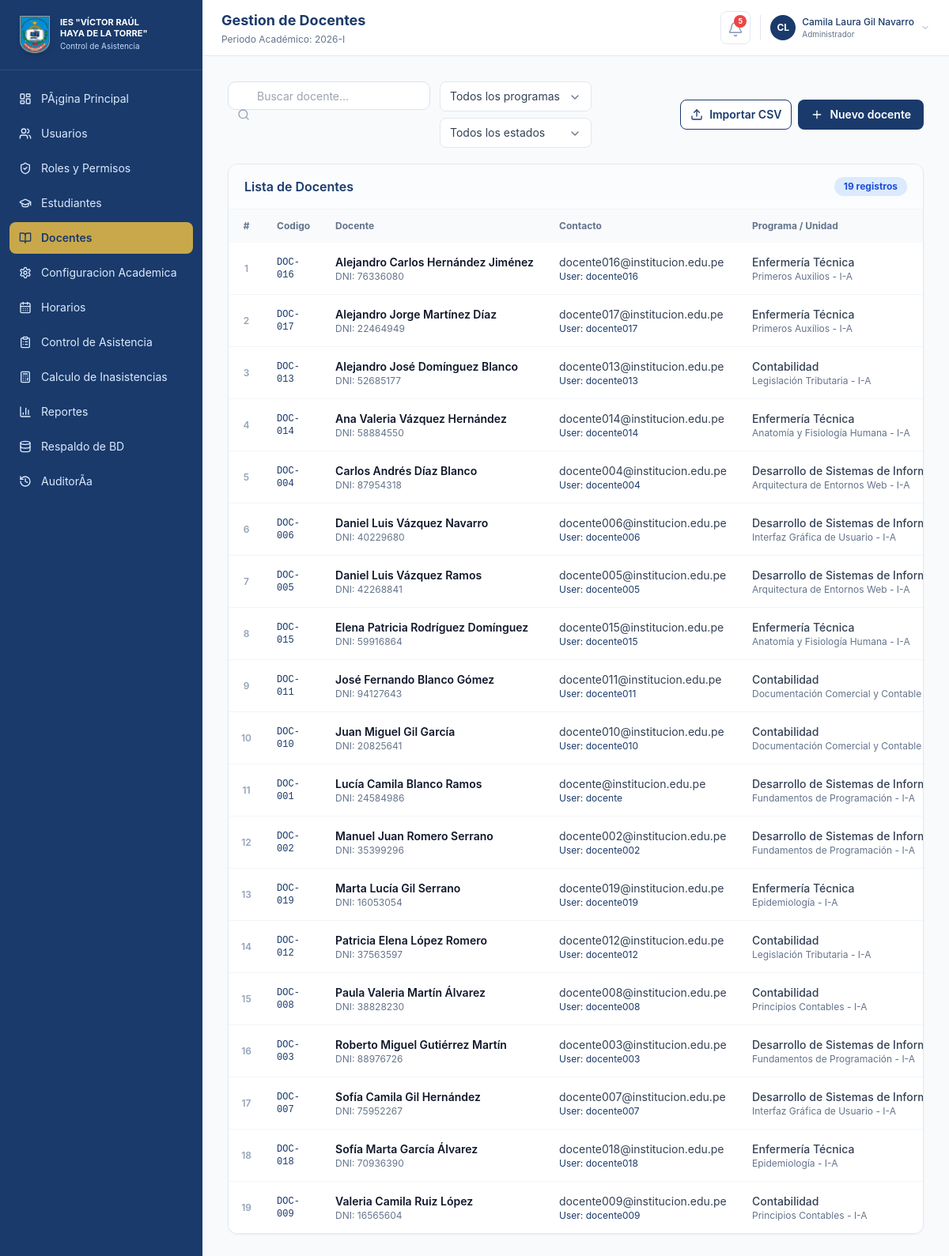
Page /index.php?m=docentes (signed in) on the committed database.
### tables this page shows
CREATE TABLE `docentes` (
  `id` int(11) NOT NULL AUTO_INCREMENT,
  `codigo` varchar(30) NOT NULL,
  `nombres` varchar(160) NOT NULL,
  `dni` varchar(20) NOT NULL,
  `correo` varchar(160) NOT NULL,
  `programa_id` int(11) DEFAULT NULL,
  `unidad_didactica_id` int(11) DEFAULT NULL,
  `seccion` varchar(20) NOT NULL,
  `usuario` varchar(60) NOT NULL,
  `estado` enum('Activo','Inactivo') NOT NULL DEFAULT 'Activo',
  PRIMARY KEY (`id`),
  UNIQUE KEY `codigo` (`codigo`),
  KEY `fk_docentes_programa` (`programa_id`),
  KEY `fk_docentes_unidad` (`unidad_didactica_id`),
  CONSTRAINT `fk_docentes_programa` FOREIGN KEY (`programa_id`) REFERENCES `programas` (`id`) ON DELETE SET NULL,
  CONSTRAINT `fk_docentes_unidad` FOREIGN KEY (`unidad_didactica_id`) REFERENCES `unidades_didacticas` (`id`) ON DELETE SET NULL
);

CREATE TABLE `programas` (
  `id` int(11) NOT NULL AUTO_INCREMENT,
  `codigo` varchar(10) NOT NULL,
  `nombre` varchar(180) NOT NULL,
  `estado` enum('Activo','Inactivo') NOT NULL DEFAULT 'Activo',
  PRIMARY KEY (`id`),
  UNIQUE KEY `codigo` (`codigo`)
);

CREATE TABLE `unidades_didacticas` (
  `id` int(11) NOT NULL AUTO_INCREMENT,
  `periodo_curricular_id` int(11) NOT NULL,
  `nombre` varchar(180) NOT NULL,
  `estado` enum('Activo','Inactivo') NOT NULL DEFAULT 'Activo',
  PRIMARY KEY (`id`),
  KEY `periodo_curricular_id` (`periodo_curricular_id`),
  CONSTRAINT `unidades_didacticas_ibfk_1` FOREIGN KEY (`periodo_curricular_id`) REFERENCES `periodos_curriculares` (`id`)
);

CREATE TABLE `periodos_curriculares` (
  `id` int(11) NOT NULL AUTO_INCREMENT,
  `modulo_id` int(11) NOT NULL,
  `nombre` varchar(40) NOT NULL,
  PRIMARY KEY (`id`),
  KEY `modulo_id` (`modulo_id`),
  CONSTRAINT `periodos_curriculares_ibfk_1` FOREIGN KEY (`modulo_id`) REFERENCES `modulos_formativos` (`id`)
);

### public/index.php (called while the page is built, shortened)
<?php
require __DIR__ . '/layout.php';

### app/db.php (called while the page is built, shortened)
<?php
function db(): PDO
{
    static $pdo = null;
    if ($pdo instanceof PDO) {
        return $pdo;
    }
    try {
        $dsn = 'mysql:host=' . DB_HOST . ';dbname=' . DB_NAME . ';charset=' . DB_CHARSET;
        $pdo = new PDO($dsn, DB_USER, DB_PASS, [
            PDO::ATTR_ERRMODE => PDO::ERRMODE_EXCEPTION,
            PDO::ATTR_DEFAULT_FETCH_MODE => PDO::FETCH_ASSOC,
            PDO::ATTR_EMULATE_PREPARES => false,
        ]);
    } catch (PDOException $e) {
        die('Error de Conexión a la Base de Datos: Verifique que las credenciales en app/config.php sean correctas. Detalle: ' . $e->getMessage());
    }
    return $pdo;
}
function fetch_all(string $sql, array $params = []): array
{
    $stmt = db()->prepare($sql);
    $stmt->execute($params);
    return $stmt->fetchAll();
}

### app/helpers.php (called while the page is built, shortened)
<?php
require_once __DIR__ . '/db.php';
function e(string|int|float|null $value): string
{
    return htmlspecialchars((string) $value, ENT_QUOTES, 'UTF-8');
}
function all_docentes(): array
{
    return fetch_all('SELECT d.id, d.codigo, d.nombres, d.dni, d.correo, d.programa_id, d.unidad_didactica_id, p.nombre as programa, ud.nombre as unidad, pc.nombre as ciclo, d.seccion, d.usuario, d.estado FROM docentes d LEFT JOIN programas p ON d.programa_id = p.id LEFT JOIN unidades_didacticas ud ON d.unidad_didactica_id = ud.id LEFT JOIN periodos_curriculares pc ON ud.periodo_curricular_id = pc.id ORDER BY d.nombres');
}

### public/modules/docentes.php (the view, shortened to what this page needs)
<?php
$docentes = all_docentes();
?>
<div class="space-y-5">
    <div class="flex flex-col md:flex-row gap-3 justify-between items-start md:items-center w-full">
        <div class="flex flex-col md:flex-row gap-3 w-full md:w-auto flex-1">
            <div class="flex gap-2 w-full md:w-auto shrink-0">
                <label class="relative block flex-1 md:w-64">
                    <i data-lucide="search" class="pointer-events-none absolute left-3 top-1/2 h-4 w-4 -translate-y-1/2 text-slate-400"></i>
                    <input id="filter-search" class="form-control filter-input w-full pl-9" placeholder="Buscar docente...">
                </label>
            </div>
            <div class="flex flex-col md:flex-row md:flex-wrap items-start md:items-end gap-2 w-full md:w-auto">
            </div>
        </div>
        <div class="flex gap-2 w-full md:w-auto shrink-0 mt-2 md:mt-0 justify-end">
            <button type="button" data-modal-target="modal-importar-docentes" class="w-full md:w-auto inline-flex items-center justify-center gap-2 rounded-lg border border-[#1a3a6b] bg-white px-3 py-2 text-sm font-semibold text-[#1a3a6b] transition hover:bg-blue-50">
                <i data-lucide="upload" class="h-4 w-4"></i>
                <span>Importar CSV</span>
            </button>
            <button type="button" data-modal-target="modal-nuevo-docente" class="hidden md:inline-flex items-center justify-center gap-2 rounded-lg bg-[#1a3a6b] px-4 py-2 text-sm font-semibold text-white transition hover:bg-[#142d54]">
                <i data-lucide="plus" class="h-4 w-4"></i>
                <span>Nuevo docente</span>
            </button>
        </div>
    </div>
    <div class="overflow-x-auto overflow-y-hidden min-h-[300px] rounded-xl border border-slate-200 bg-white shadow-sm hidden md:block">
        <div class="flex items-center justify-between border-b border-slate-100 px-5 py-4 bg-slate-50/50">
            <h2 class="font-semibold text-[#1a3a6b]">Lista de Docentes</h2>
            <span class="rounded-full bg-blue-100 px-3 py-1 text-xs font-bold text-blue-700 shrink-0 whitespace-nowrap">
                <?= count($docentes) ?> registro<?= count($docentes) !== 1 ? 's' : '' ?>
            </span>
        </div>
        <table class="w-full min-w-[1000px]">
            <thead class="bg-slate-50">
                <tr>
                    <th class="table-th w-16 text-center">#</th>
                    <th class="table-th w-24">Codigo</th>
                    <th class="table-th w-1/4">Docente</th>
                    <th class="table-th w-1/4">Contacto</th>
                    <th class="table-th w-1/4">Programa / Unidad</th>
                </tr>
            </thead>
            <tbody class="divide-y divide-slate-100">
            <?php foreach ($docentes as $index => $d): ?>
                <tr class="transition hover:bg-slate-50/50 docente-row" data-search="<?= strtolower(e($d['codigo'] . ' ' . $d['nombres'] . ' ' . ($d['dni'] ?? '') . ' ' . ($d['correo'] ?? ''))) ?>" data-programa="<?= e($d['programa'] ?? '') ?>" data-estado="<?= e($d['estado'] ?? 'Activo') ?>">
                    <td class="table-td text-center text-slate-400 text-xs font-semibold"><?= $index + 1 ?></td>
                    <td class="table-td font-mono text-xs text-[#1a3a6b]"><?= e($d['codigo']) ?></td>
                    <td class="table-td">
                        <div class="flex flex-col min-w-0">
                            <span class="truncate font-semibold text-slate-900" title="<?= e($d['nombres']) ?>"><?= e($d['nombres']) ?></span>
                            <span class="truncate text-xs text-slate-500">DNI: <?= e($d['dni']) ?></span>
                        </div>
                    </td>
                    <td class="table-td">
                        <div class="flex flex-col min-w-0">
                            <span class="truncate text-sm text-slate-700" title="<?= e($d['correo']) ?>"><?= e($d['correo']) ?></span>
                            <span class="truncate text-xs text-[#1a3a6b]">User: <?= e($d['usuario']) ?: 'N/A' ?></span>
                        </div>
                    </td>
                    <td class="table-td">
                        <div class="flex flex-col min-w-0">
                            <span class="truncate text-sm font-medium text-slate-700" title="<?= e($d['programa']) ?>"><?= e($d['programa']) ?></span>
                            <?php if (!empty($d['unidad'])): ?>
                                <span class="truncate text-xs text-slate-500" title="<?= e($d['unidad']) ?>"><?= e($d['unidad']) ?> - <?= e($d['ciclo']) ?>-<?= e($d['seccion']) ?></span>
                            <?php else: ?>
                                <span class="truncate text-xs text-slate-400 italic" title="Sin Unidad Didáctica Asignada">Sin Unidad Didáctica Asignada</span>
                            <?php endif; ?>
                        </div>
                    </td>
                </tr>
            <?php endforeach; ?>
            </tbody>
        </table>
    </div>
</div>

### public/assets/app.css (style rules this page uses)
body { font-family: Inter, ui-sans-serif, system-ui, -apple-system, BlinkMacSystemFont, "Segoe UI", sans-serif; }
.table-th { padding: 0.75rem 1rem; text-align: left; font-size: 0.75rem; font-weight: 700; color: #64748b; }
.table-td { padding: 0.875rem 1rem; font-size: 0.875rem; color: #334155; vertical-align: middle; }
.form-control { width: 100%; border-radius: 0.625rem; border: 1px solid #dbe3ee; background: #fff; padding: 0.625rem 0.75rem; font-size: 0.875rem; outline: none; transition: all 0.2s cubic-bezier(0.4, 0, 0.2, 1); }
input.form-control.filter-input { min-height: 2.25rem; height: 2.25rem; padding-top: 0.375rem; padding-bottom: 0.375rem; line-height: 1.25rem; }
.lucide { display: inline-block; flex-shrink: 0; stroke-width: 2; vertical-align: middle; }

### rows in the picture
docentes: codigo "DOC-016", nombres "Alejandro Carlos Hernández Jiménez", dni "76336080", correo "docente016@institucion.edu.pe", usuario "docente016", programa.nombre "Enfermería Técnica", unidad_didactica.nombre "Primeros Auxilios", periodos_curriculares.nombre "I", seccion "A"
docentes: codigo "DOC-017", nombres "Alejandro Jorge Martínez Díaz", dni "22464949", correo "docente017@institucion.edu.pe", usuario "docente017", programa.nombre "Enfermería Técnica", unidad_didactica.nombre "Primeros Auxilios", periodos_curriculares.nombre "I", seccion "A"
docentes: codigo "DOC-013", nombres "Alejandro José Domínguez Blanco", dni "52685177", correo "docente013@institucion.edu.pe", usuario "docente013", programa.nombre "Contabilidad", unidad_didactica.nombre "Legislación Tributaria", periodos_curriculares.nombre "I", seccion "A"
docentes: codigo "DOC-014", nombres "Ana Valeria Vázquez Hernández", dni "58884550", correo "docente014@institucion.edu.pe", usuario "docente014", programa.nombre "Enfermería Técnica", unidad_didactica.nombre "Anatomía y Fisiología Humana", periodos_curriculares.nombre "I", seccion "A"
docentes: codigo "DOC-004", nombres "Carlos Andrés Díaz Blanco", dni "87954318", correo "docente004@institucion.edu.pe", usuario "docente004", programa.nombre "Desarrollo de Sistemas de…", unidad_didactica.nombre "Arquitectura de Entornos Web", periodos_curriculares.nombre "I", seccion "A"
docentes: codigo "DOC-006", nombres "Daniel Luis Vázquez Navarro", dni "40229680", correo "docente006@institucion.edu.pe", usuario "docente006", programa.nombre "Desarrollo de Sistemas de…", unidad_didactica.nombre "Interfaz Gráfica de Usuario", periodos_curriculares.nombre "I", seccion "A"
docentes: codigo "DOC-005", nombres "Daniel Luis Vázquez Ramos", dni "42268841", correo "docente005@institucion.edu.pe", usuario "docente005", programa.nombre "Desarrollo de Sistemas de…", unidad_didactica.nombre "Arquitectura de Entornos Web", periodos_curriculares.nombre "I", seccion "A"
docentes: codigo "DOC-015", nombres "Elena Patricia Rodríguez Domínguez", dni "59916864", correo "docente015@institucion.edu.pe", usuario "docente015", programa.nombre "Enfermería Técnica", unidad_didactica.nombre "Anatomía y Fisiología Humana", periodos_curriculares.nombre "I", seccion "A"
docentes: codigo "DOC-011", nombres "José Fernando Blanco Gómez", dni "94127643", correo "docente011@institucion.edu.pe", usuario "docente011", programa.nombre "Contabilidad", unidad_didactica.nombre "Documentación Comercial y Contable"
docentes: codigo "DOC-010", nombres "Juan Miguel Gil García", dni "20825641", correo "docente010@institucion.edu.pe", usuario "docente010", programa.nombre "Contabilidad", unidad_didactica.nombre "Documentación Comercial y Contable"
docentes: codigo "DOC-001", nombres "Lucía Camila Blanco Ramos", dni "24584986", correo "docente@institucion.edu.pe", usuario "docente", programa.nombre "Desarrollo de Sistemas de…", unidad_didactica.nombre "Fundamentos de Programación", periodos_curriculares.nombre "I", seccion "A"
docentes: codigo "DOC-002", nombres "Manuel Juan Romero Serrano", dni "35399296", correo "docente002@institucion.edu.pe", usuario "docente002", programa.nombre "Desarrollo de Sistemas de…", unidad_didactica.nombre "Fundamentos de Programación", periodos_curriculares.nombre "I", seccion "A"
docentes: codigo "DOC-019", nombres "Marta Lucía Gil Serrano", dni "16053054", correo "docente019@institucion.edu.pe", usuario "docente019", programa.nombre "Enfermería Técnica", unidad_didactica.nombre "Epidemiología", periodos_curriculares.nombre "I", seccion "A"
docentes: codigo "DOC-012", nombres "Patricia Elena López Romero", dni "37563597", correo "docente012@institucion.edu.pe", usuario "docente012", programa.nombre "Contabilidad", unidad_didactica.nombre "Legislación Tributaria", periodos_curriculares.nombre "I", seccion "A"
docentes: codigo "DOC-008", nombres "Paula Valeria Martín Álvarez", dni "38828230", correo "docente008@institucion.edu.pe", usuario "docente008", programa.nombre "Contabilidad", unidad_didactica.nombre "Principios Contables", periodos_curriculares.nombre "I", seccion "A"
docentes: codigo "DOC-003", nombres "Roberto Miguel Gutiérrez Martín", dni "88976726", correo "docente003@institucion.edu.pe", usuario "docente003", programa.nombre "Desarrollo de Sistemas de…", unidad_didactica.nombre "Fundamentos de Programación", periodos_curriculares.nombre "I", seccion "A"
docentes: codigo "DOC-007", nombres "Sofía Camila Gil Hernández", dni "75952267", correo "docente007@institucion.edu.pe", usuario "docente007", programa.nombre "Desarrollo de Sistemas de…", unidad_didactica.nombre "Interfaz Gráfica de Usuario", periodos_curriculares.nombre "I", seccion "A"
docentes: codigo "DOC-018", nombres "Sofía Marta García Álvarez", dni "70936390", correo "docente018@institucion.edu.pe", usuario "docente018", programa.nombre "Enfermería Técnica", unidad_didactica.nombre "Epidemiología", periodos_curriculares.nombre "I", seccion "A"
docentes: codigo "DOC-009", nombres "Valeria Camila Ruiz López", dni "16565604", correo "docente009@institucion.edu.pe", usuario "docente009", programa.nombre "Contabilidad", unidad_didactica.nombre "Principios Contables", periodos_curriculares.nombre "I", seccion "A"

### other values in the picture
$label "PÃ¡gina Principal"
$label "Usuarios"
$label "Roles y Permisos"
$label "Estudiantes"
$label "Docentes"
$label "Configuracion Academica"
$label "Horarios"
$label "Control de Asistencia"
$label "Calculo de Inasistencias"
$label "Reportes"
$label "Respaldo de BD"
$label "AuditorÃ­a"
$title "Gestion de Docentes"
$unread_count "5"
user_initials($user['nombre']) "CL"
